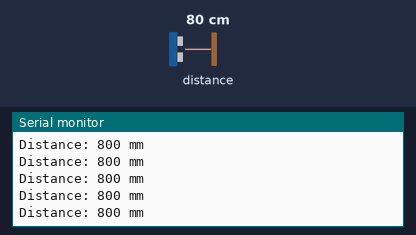
A sketch run on a simulated Arduino Nano, built with avr-gcc and run on an emulated ATmega328P. On the bench: the last lines printed to the serial monitor. The test bench sets the inputs (shaded band); at power-on: distance to the obstacle 80 cm.

Above: at 1.2 s.
1.3 s: distance to the obstacle set to 250 cm
At 1.49 s:
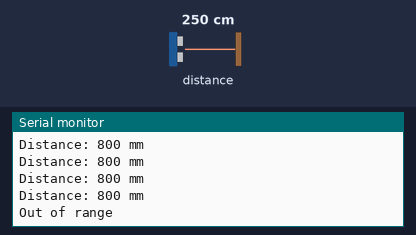
3.4 s: distance to the obstacle set to 2 cm
At 3.49 s:
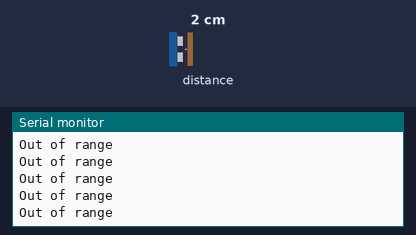

The sketch:

vl53l0x_mm_serial.ino
```cpp
// Reads distance from a VL53L0X ToF sensor using the Adafruit library and prints millimetre measurements (or out-of-range) over Serial at 115200 baud.
//
// Full tutorial: https://shillehtek.com/blogs/news/arduino-vl53l0x-millimetre-distance-serial
// Parts used: https://shillehtek.com/products/gy-vl53l0xv2-laser-ranging-tof-sensor-module
//             https://shillehtek.com/products/arduino-nano-v3-presoldered-ch340g-atmega328p
//             https://shillehtek.com/products/shillehtek-120pcs-multicolored-dupont-wire
// More examples: https://github.com/shillehbean/shillehtek-examples
//

#include <Wire.h>
#include <Adafruit_VL53L0X.h>

Adafruit_VL53L0X tof;

void setup() {
  Serial.begin(115200);
  if (!tof.begin()) { Serial.println("VL53L0X not found"); while (1); }
}

void loop() {
  VL53L0X_RangingMeasurementData_t m;
  tof.rangingTest(&m, false);
  if (m.RangeStatus != 4) {
    Serial.print("Distance: "); Serial.print(m.RangeMilliMeter); Serial.println(" mm");
  } else {
    Serial.println("Out of range");
  }
  delay(100);
}
```

Measured:
- after the input at 1.3 s, the serial monitor: prints a new line after 0.07 s (image 1)
